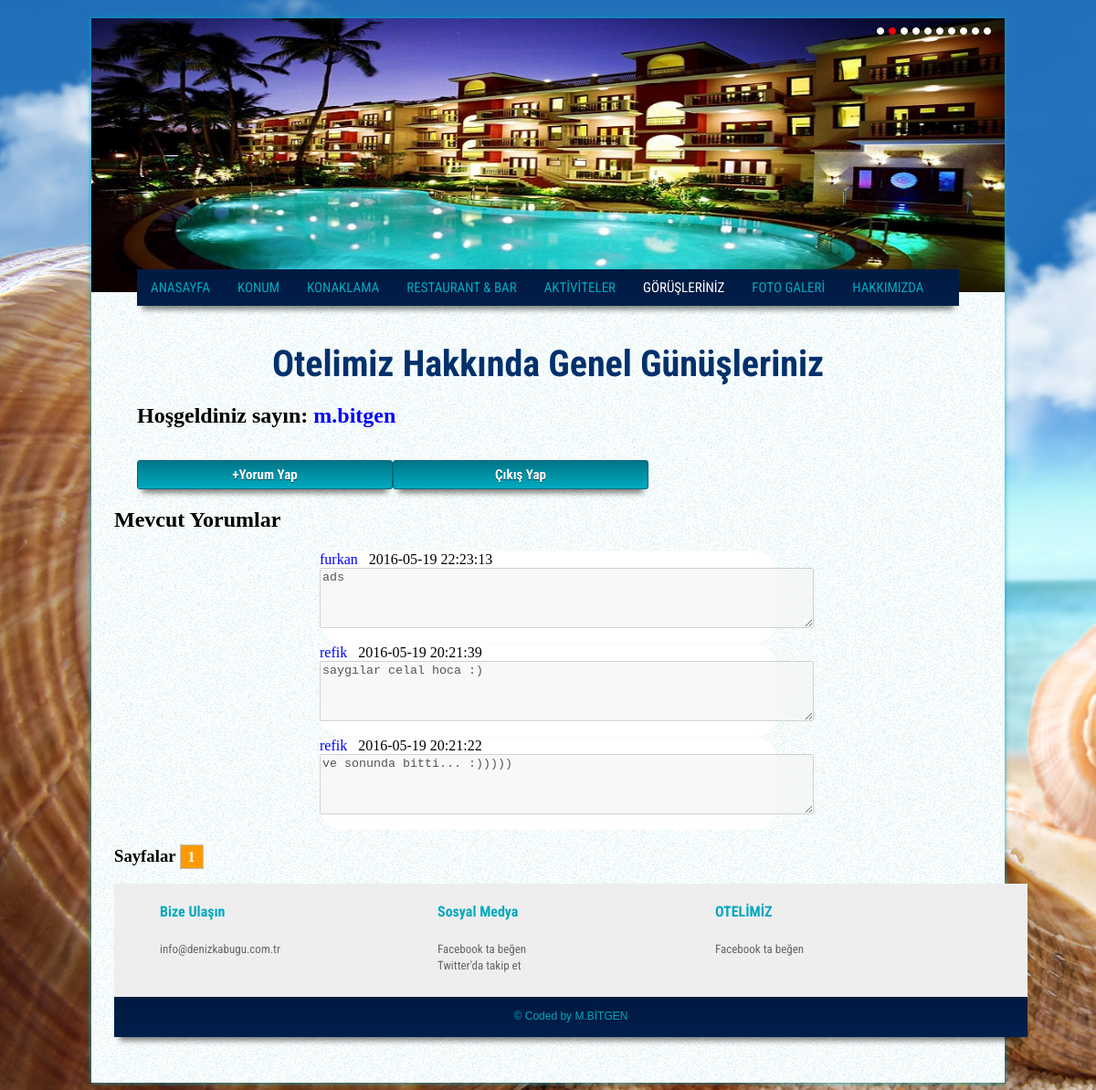
The page /gorusleriniz.php (signed in) on the database its author committed.
### tables this page shows
CREATE TABLE IF NOT EXISTS `yorumlar` (
  `yorum_id` int(11) NOT NULL AUTO_INCREMENT,
  `kullanici_adi` varchar(255) NOT NULL,
  `yorum_tarih` datetime NOT NULL DEFAULT CURRENT_TIMESTAMP,
  `yorum_yorum` text NOT NULL,
  PRIMARY KEY (`yorum_id`)
);

### yorum-goster.php (the view, shortened to what this page needs)
<?php
	$sayfa		=	@$_GET["s"];
	if(empty($sayfa) || !is_numeric($sayfa)){
		$sayfa	=	1;
	}
	$kacar		=	5;
	$ksayisi	=	mysql_num_rows(mysql_query("select yorum_id from yorumlar"));
	$ssayisi	=	ceil($ksayisi/$kacar);
	$nereden	=	($sayfa*$kacar)-$kacar;
	$result		=	mysql_query("select * from yorumlar order by yorum_id DESC limit $nereden,$kacar");
	?>
	<h2>Mevcut Yorumlar</h2>
	<?php while($rows=mysql_fetch_array($result)){
			extract($rows); ?>
	<div>
			<div id="ana_div"><font color="#0000FF"><?php echo $rows['kullanici_adi']; ?></font>&nbsp;&nbsp;&nbsp;<?php echo $rows['yorum_tarih']; ?><br/>
			<textarea cols="65" rows="4" disabled><?php echo $rows['yorum_yorum']; ?></textarea></div>
	<?php
		}
	?>
	</div>
	<h3 style="display: inline-block;">Sayfalar</h3>
	<?php
		for ($i=1; $i<=$ssayisi; $i++){
		echo "<a style='padding: 4px 8px; margin-right: 8px; border:1px solid #c2c2c2; background: #ff9900; color: #fff; font-weight: bold;' href='?s={$i}'";
		if($i == $sayfa){
			echo "class='aktif'";
		}
		echo ">{$i}</a>";
	}
	?>

### css/style.css (style rules this page uses)
a { text-decoration: none; }
body { background: url(../image/otel.jpg); background-repeat: no-repeat; background-attachment: fixed; }
#ana_div { display: block; width: 500px; height: 100px; background: #fff; margin-right: 5px; border: 1px solid #fcfcfc; border-radius: 25px; margin: auto; }

### rows shown on the page
yorumlar: kullanici_adi "furkan", yorum_tarih "2016-05-19 22:23:13", yorum_yorum "ads"
yorumlar: kullanici_adi "refik", yorum_tarih "2016-05-19 20:21:39", yorum_yorum "saygılar celal hoca :)"
yorumlar: kullanici_adi "refik", yorum_tarih "2016-05-19 20:21:22", yorum_yorum "ve sonunda bitti... :)))))"

### other values the page prints
$_SESSION["kullanici_adi"] "m.bitgen"
